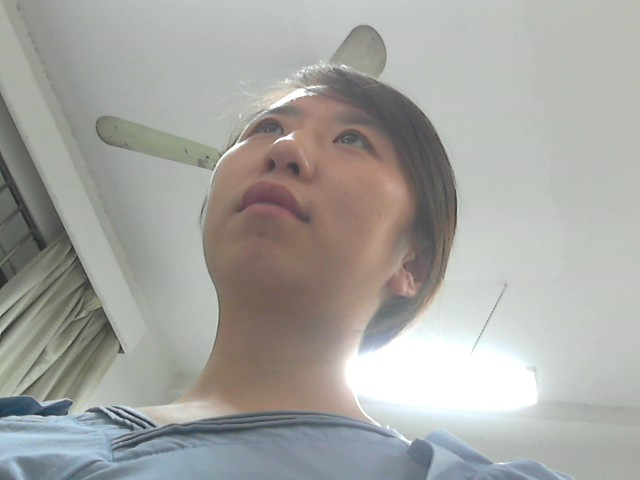
%> input picture img/ghforward.jpg, 640 x 480 px
$ octave main1.m   (GNU Octave 9; MATLAB toolbox functions it lacks are replaced by stand-ins)
%> lines starting %> are read from the running program, lines starting %| are printed output that depends on the picture; in (x1, y1, x2, y2) boxes, pixels count from 0 and x2, y2 are one past the last pixel; in counts of white or black regions, pixels touching at a corner belong together; the program's own positions count from 1
### facedetect/NonSkinDelete.m
function [Img_dst]=NonSkinDelete(Img_src)
%去除非人脸区域
SE=strel('square',5);
%Img_dst=imopen(Img_dst,SE);
Img_src=imdilate(Img_src,SE);

[L,num]=bwlabel(Img_src,8);     %连通区域标记
B=zeros(size(Img_src));
for i=1:num
    Area(i)=bwarea(L==i);%计算每个皮肤区域的面积
end
for i=1:num
    [r,c] = find(L==i) ;
    left(i)=min(c);
    right(i)=max(c);
    up(i)=min(r);
    down(i)=max(r);
end
for i=1:num
    %计算各矩形区域面积
    Rect_Area(i)=(down(i)-up(i))*(right(i)-left(i));
end
%计算各区域的填充率
Ratio=Area./Rect_Area;
for i=1:num
   if Ratio(i)>=0.5%若相应区域的填充率大于0.5则保留该区域
       [x,y]=find(L==i);%第i块区域的坐标值
       B=B+bwselect(Img_src,y,x,8);%把填充率大于0.5皮肤区域叠加起来
   end
end

%%%%%%%%%%%%%%%%%%%%%%%%%%根据面积比来进一步除去一些较小的非人脸区域%%%%%%%%%%%%%%%%%%%%%%%%%%
[L1,num1]=bwlabel(B,8);     %连通区域标记
Img_dst=zeros(size(B));
for i=1:num1
    Area(i)=bwarea(L1==i);%计算每个皮肤区域的面积
end
maxarea=max(Area);%取最大值
q=Area/maxarea;%每块区域的面积与最大区域面积的比值
for i=1:num1
   if q(i)>=0.3%若相应区域的面积比值大于0.3则保留该区域
       [x,y]=find(L1==i);%第i块区域的坐标值
       Img_dst=Img_dst+bwselect(B,y,x,8);%把面积比值大于0.3皮肤区域叠加起来
   end
end


%%%%%%%%%%%%%%%%%%%%%%%%%%%%%%%保留最大联通区域%%%%%%%%%%%%%%%%%%%%%%%%%%%%%%%%
% [5 lines of commented-out code are left out]
Img_dst=imfill(Img_dst,'holes');

### facedetect/main1.m
clear all
close all
clc
%%%%%%%%%%%%%%%%%%%%%%%%%%%%% 读入待检测图像
Src= imread('ghforward.jpg');
%> Src is the input picture: size 480x640x3 uint8; mean R, G, B 165.2, 165.2, 161.2
Dst=Src;
figure,
imshow(Src);

% [7 lines of commented-out code are left out]
Ycbcr=rgb2ycbcr(Src);
%> Ycbcr: size 480x640x3 uint8; mean of channels 1, 2, 3 157.5, 126.2, 128.2
%figure,
%imshow(Ycbcr);
img_cr=Ycbcr(:,:,3);
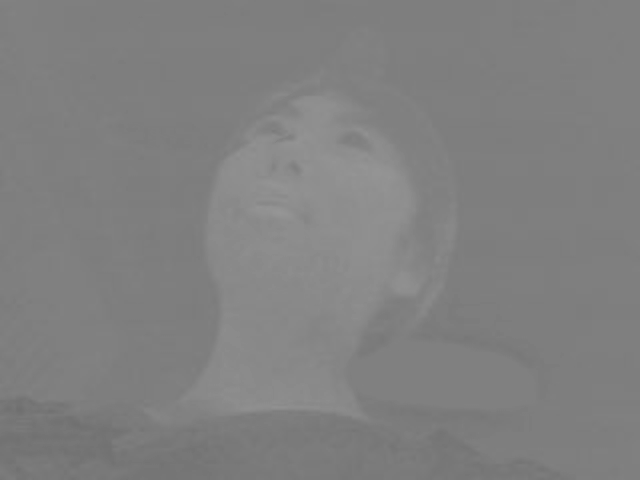
%> img_cr: size 480x640 uint8; min 111, max 150, mean 128.2
thresh=graythresh(img_cr);
%> thresh = 0.518
img_detect=im2bw(img_cr,thresh);%这三步就是OTSU方法
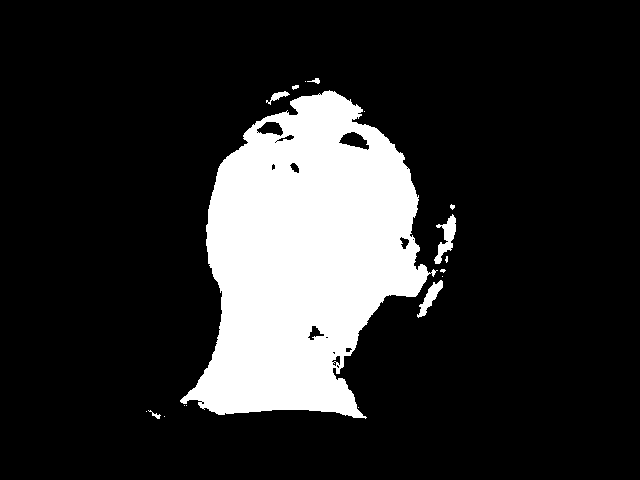
%> img_detect: size 480x640 logical; 17.2% white; 18 white regions (10 under 20 px), largest, box (x1, y1, x2, y2) and area: (180, 90, 438, 419) 51621, (434, 214, 456, 264) 467, (417, 280, 443, 318) 344

global a b c;
[a,b,c]=size(Ycbcr);
%> a = 480; b = 640; c = 3

%img_detect=skindetect(Ycbcr);%简单的高斯肤色模型
fenge=img_detect;
figure,
imshow(fenge);
%imwrite(fenge,'gaosimodel.jpg');

SE = strel('square',5);
%imf=imdilate(img_detect,SE);
imf=imopen(img_detect,SE);         %开运算（即先腐蚀再膨胀），消除杂散点
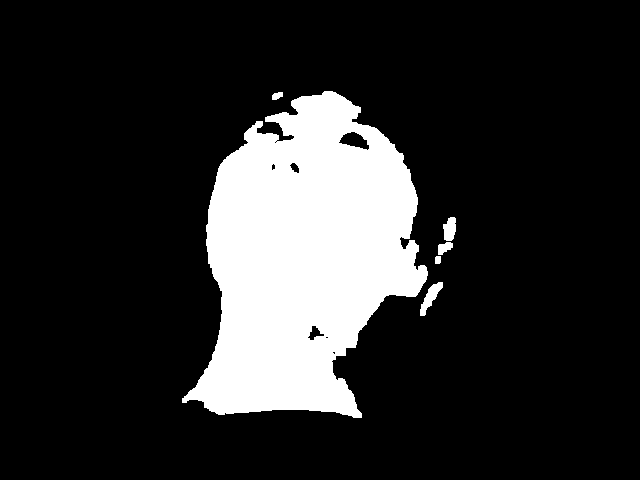
%> imf: size 480x640 logical; 16.9% white; 6 white regions, box (x1, y1, x2, y2) and area: (182, 91, 428, 418) 51248, (420, 282, 443, 316) 315, (443, 217, 456, 241) 244, (438, 242, 453, 255) 132, (272, 92, 283, 100) 66, (435, 256, 441, 264) 46
opendeal=imf;
figure,
imshow(opendeal);
imf=imdilate(imf,SE);
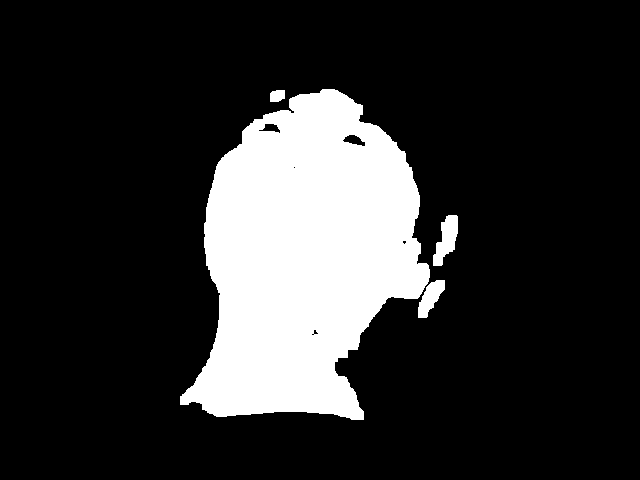
%> imf: size 480x640 logical; 18.2% white; 4 white regions, box (x1, y1, x2, y2) and area: (180, 89, 430, 420) 54546, (433, 215, 458, 266) 735, (418, 280, 445, 318) 559, (270, 90, 285, 102) 158
%figure,imshow(Ibwopen);
%Ibwoc=imclose(Ibwopen,SE);      %闭运算，去掉由于开运算引入的许多缺口
%figure,imshow(Ibwoc);
imf=imfill(imf,'holes');      %填充孔洞
figure,imshow(imf);
%%%%%%%%%%%%%%%%%%%%%%%根据填充率去除手脚、胳膊等非人脸区域%%%%%%%%%%%%%%%%%%%%%%%%%%%%%%%%%
%img_Del=imf+img_Canny;
img_Delete=NonSkinDelete(imf);
%> in NonSkinDelete, `Img_src=imdilate(Img_src,SE);`:
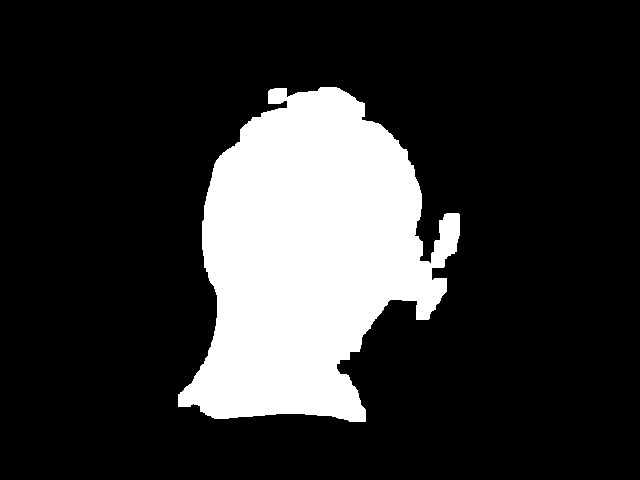
%> Img_src: size 480x640 logical; 19.4% white; 1 white region, box (x1, y1, x2, y2) and area: (178, 87, 460, 422) 59537
%> in NonSkinDelete, `[L,num]=bwlabel(Img_src,8);`: num = 1
%> the loop in NonSkinDelete, `for i=1:num` made 1 pass
%> in NonSkinDelete, `Ratio=Area./Rect_Area;`: Ratio = 0.635
%> in NonSkinDelete, `[L1,num1]=bwlabel(B,8);`: num1 = 1
%> the loop in NonSkinDelete, `for i=1:num1` made 1 pass
%> in NonSkinDelete, `maxarea=max(Area);`: maxarea = 59573.6
%> in NonSkinDelete, `q=Area/maxarea;`: q = 1

%%%%%%%%%%%%%%%%%%%%%%%%%%根据区域填充率来去除一些背景中的类肤色区域，例如一条斜线等%%%%%%%%%%%%%%%%%%%%%%%%%%
%


%%%%%%%%%%%%%%%%%%%%%%%%%%根据肤色区域的长宽比来除去一些非人脸区域%%%%%%%%%%%%%%%%%%%%%%%%%%%%%
%> (the run ends here)

$ run again, with img/ghright.jpg copied over img/ghforward.jpg
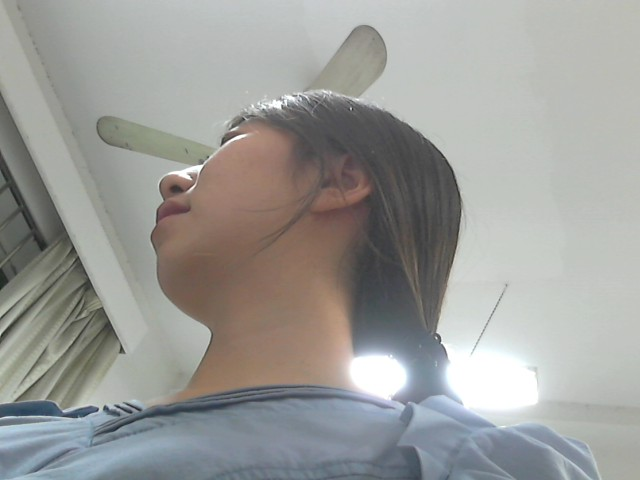
%> input picture img/ghright.jpg, 640 x 480 px
%> Src is the input picture: size 480x640x3 uint8; mean R, G, B 155.5, 155.8, 152.8
%> Ycbcr: size 480x640x3 uint8; mean of channels 1, 2, 3 149.4, 126.7, 128
%> thresh = 0.518
%> `img_detect=im2bw(img_cr,thresh);`:
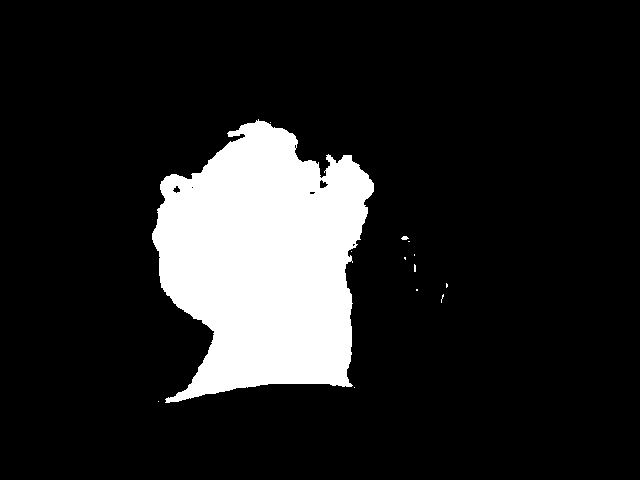
%> img_detect: size 480x640 logical; 14% white; 13 white regions (11 under 20 px), largest, box (x1, y1, x2, y2) and area: (152, 119, 374, 403) 42905, (401, 236, 409, 240) 23
%> in NonSkinDelete, `Img_src=imdilate(Img_src,SE);`:
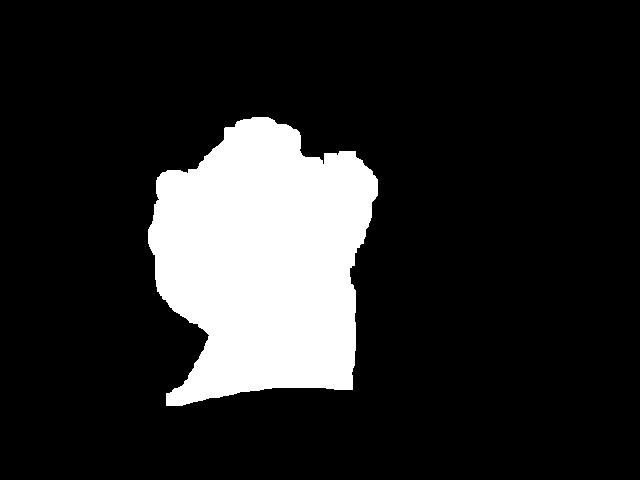
%> Img_src: size 480x640 logical; 15.6% white; 1 white region, box (x1, y1, x2, y2) and area: (148, 117, 378, 406) 47791
%> num = 1
%> the loop in NonSkinDelete, `for i=1:num` made 1 pass
%> Ratio = 0.725
%> num1 = 1
%> the loop in NonSkinDelete, `for i=1:num1` made 1 pass
%> maxarea = 47818.9
%> q = 1
